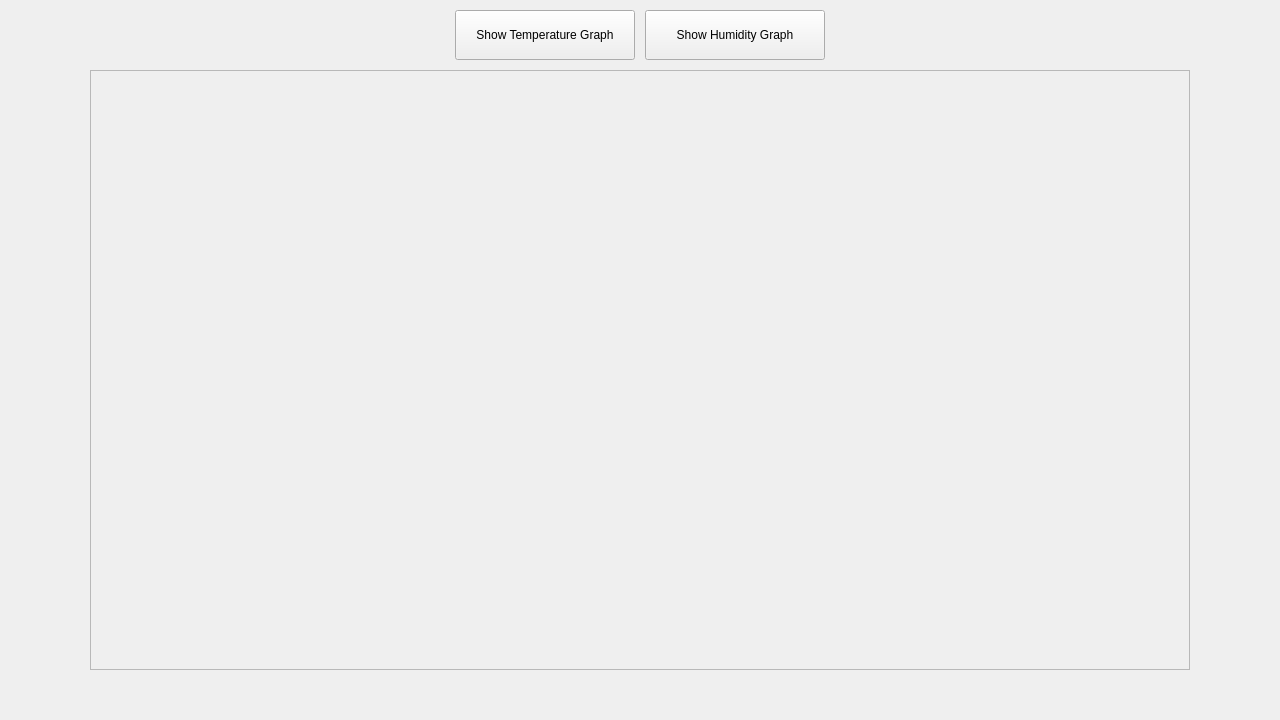
<?xml version="1.0" encoding="UTF-8"?>
<ui version="4.0">
 <class>MainWindow</class>
 <widget class="QMainWindow" name="MainWindow">
  <property name="geometry">
   <rect>
    <x>0</x>
    <y>0</y>
    <width>1280</width>
    <height>720</height>
   </rect>
  </property>
  <property name="windowTitle">
   <string>MainWindow</string>
  </property>
  <widget class="QWidget" name="centralwidget">
   <widget class="QFrame" name="tempFrame">
    <property name="geometry">
     <rect>
      <x>90</x>
      <y>70</y>
      <width>1100</width>
      <height>600</height>
     </rect>
    </property>
    <property name="frameShape">
     <enum>QFrame::StyledPanel</enum>
    </property>
    <property name="frameShadow">
     <enum>QFrame::Raised</enum>
    </property>
    <widget class="QWidget" name="plotCanvas" native="true">
     <property name="geometry">
      <rect>
       <x>0</x>
       <y>0</y>
       <width>1100</width>
       <height>550</height>
      </rect>
     </property>
    </widget>
    <widget class="QWidget" name="plotToolbar" native="true">
     <property name="geometry">
      <rect>
       <x>0</x>
       <y>550</y>
       <width>1100</width>
       <height>50</height>
      </rect>
     </property>
    </widget>
   </widget>
   <widget class="QPushButton" name="tempButton">
    <property name="geometry">
     <rect>
      <x>455</x>
      <y>10</y>
      <width>180</width>
      <height>50</height>
     </rect>
    </property>
    <property name="text">
     <string>Show Temperature Graph</string>
    </property>
   </widget>
   <widget class="QPushButton" name="humidityButton">
    <property name="geometry">
     <rect>
      <x>645</x>
      <y>10</y>
      <width>180</width>
      <height>50</height>
     </rect>
    </property>
    <property name="text">
     <string>Show Humidity Graph</string>
    </property>
   </widget>
  </widget>
  <widget class="QMenuBar" name="menubar">
   <property name="geometry">
    <rect>
     <x>0</x>
     <y>0</y>
     <width>1280</width>
     <height>22</height>
    </rect>
   </property>
  </widget>
 </widget>
 <resources/>
 <connections/>
</ui>
